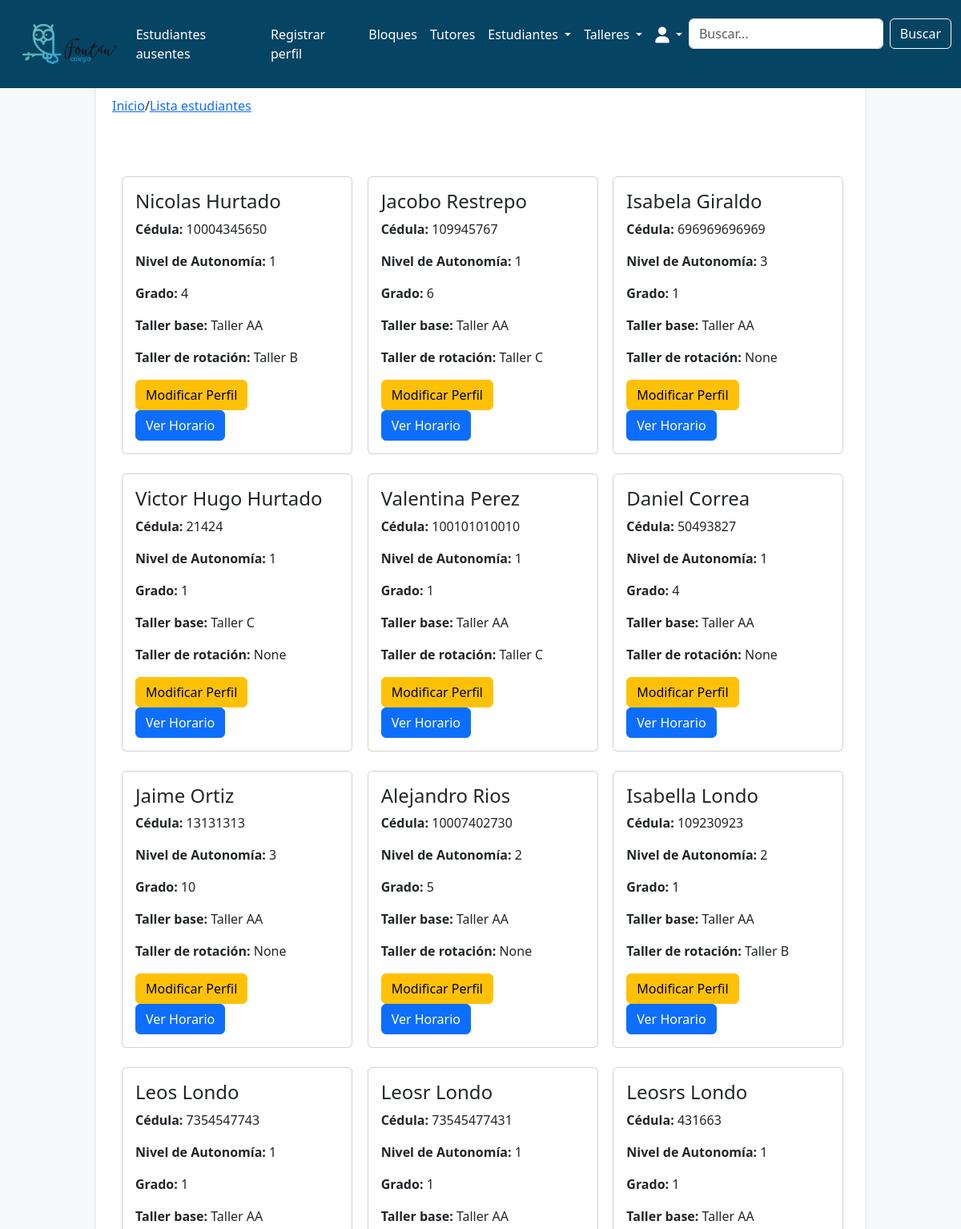
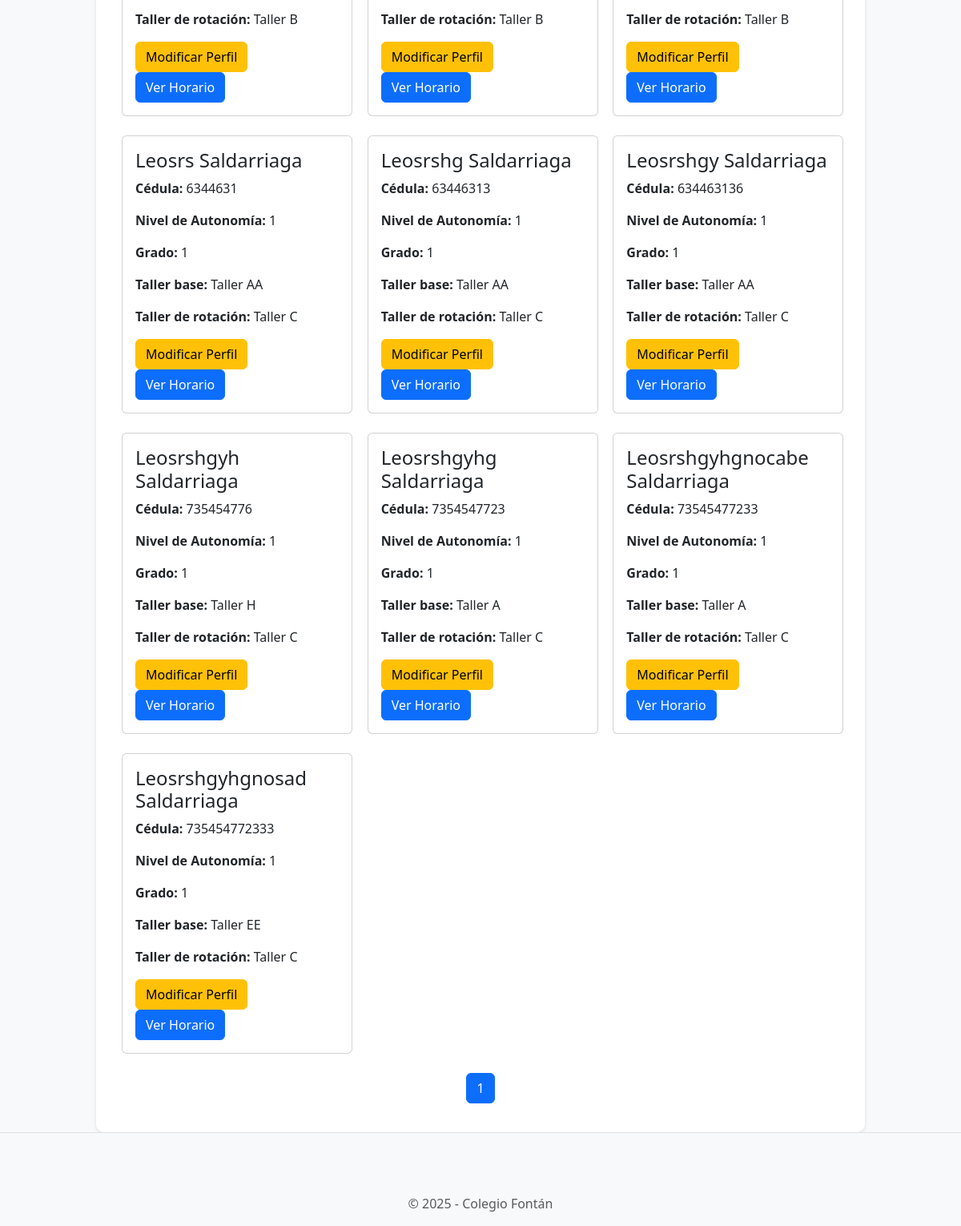
Screenshot of /students/student_list/ (signed in) with the database file from the repository (2 pictures, top to bottom).
### students/models.py (models this page shows, shortened)
class Student(models.Model):
    STATUS_CHOICES = [
        ('present', 'Presente'),
        ('absent', 'Ausente'),
        ('neutral', 'No llamado'),
    ]
    student_id = models.AutoField(primary_key=True)
    name = models.CharField(max_length=100)
    lastname = models.CharField(max_length=100)
    id_number = models.IntegerField(unique=True)
    autonomy_level = models.IntegerField(
        choices=[
            (1, 'Nivel 1'),
            (2, 'Nivel 2'),
            (3, 'Nivel 3'),
        ],
        default=1,
    )
    extended_vacation = models.BooleanField(default=False)
    grade = models.IntegerField(
        choices=[
            (1, '1'),
            (2, '2'),
            (3, '3'),
            (4, '4'),
            (5, '5'),
            (6, '6'),
            (7, '7'),
            (8, '8'),
            (9, '9'),
            (10, '10'),
            (11, '11'),
        ],
        default=1,
    )
    status = models.CharField(
        max_length=10,
        choices=STATUS_CHOICES,
        default='neutral'
    )
    workshop = models.ForeignKey('workshops.Workshop', on_delete=models.SET_NULL, null=True, blank=True)
    last_reset = models.DateTimeField(default=now)
    rotation_workshop = models.CharField(max_length=200, blank=True, null=True)

### workshops/models.py (models this page shows, shortened)
class Workshop(models.Model):
    WORKSHOP_TYPES = [
        ('primary', 'Primaria'),
        ('high_school', 'Bachillerato'),
        ('collective', 'Colectivo'),
    ]
    workshop_id = models.AutoField(primary_key=True)
    name = models.CharField(max_length=100, unique=True)
    tutor = models.ForeignKey(
        'tutors.Tutor',
        on_delete=models.SET_NULL,
        null=True,
        blank=True,
        related_name='workshops'  # Esta línea permite acceder a los talleres desde el tutor
    )
    max_capacity = models.IntegerField(default=25)
    type = models.CharField(
        max_length=20,
        choices=WORKSHOP_TYPES,
        default='primary'
    )

### students/views.py (the view)
# urls.py: path('student_list/', views.student_list, name='students.student_list'),
def student_list(request):
    query = request.GET.get('query', '').strip()  # Elimina espacios en blanco en la búsqueda
    workshops = Workshop.objects.all()
    if query:
        keywords = query.split()
        filters = Q()
        for keyword in keywords:
            filters |= Q(name__icontains=keyword) | Q(lastname__icontains=keyword)
        students = Student.objects.filter(filters)
    else:
        students = Student.objects.all()
    paginator = Paginator(students, 30)  # 30 estudiantes por página
    page_number = request.GET.get('page')  # Página actual
    page_obj = paginator.get_page(page_number)
    return render(request, 'students/student_list.html', {
        'workshops': workshops,
        'students': page_obj,  # Pasamos solo la página actual
        'query': query,
        'search_type': 'students',
    })

### students/templates/students/student_list.html (shortened to what this page needs)
{% extends 'base.html' %}
{% block breadcrumb %}
<a href="{% url 'home.home' %}">Inicio</a>
<span>/</span>
<a href="{% url 'students.student_list' %}">Lista estudiantes</a>
{% endblock %}
{% load static %}
{% block content %}
<div class="container">
  <div class="row row-cols-1 row-cols-md-3 g-4">
    {% if students %}
      {% for student in students %}
        <div class="col">
          <div class="card" style="width: 18rem;">
            <div class="card-body">
              <h4 class="card-title">{{ student.name }} {{ student.lastname }}</h4>
              <p class="card-text"><strong>Cédula:</strong> {{ student.id_number }}</p>
              <p class="card-text"><strong>Nivel de Autonomía:</strong> {{ student.autonomy_level }}</p>
              <p class="card-text"><strong>Grado:</strong> {{ student.grade }}</p>
              <p class="card-text"><strong>Taller base:</strong> {{ student.workshop.name }}</p>
              <p class="card-text"><strong>Taller de rotación:</strong> {{ student.rotation_workshop }}</p>
              <a href="{% url 'students.modify_student' student_id=student.student_id %}" class="btn btn-warning">Modificar Perfil</a>
              <a href="{% url 'student_schedule' student_id=student.student_id %}" class="btn btn-primary">Ver Horario</a>
            </div>
          </div>
        </div>
      {% endfor %}
    {% else %}
      <h2>No hay estudiantes disponibles</h2>
    {% endif %}
  </div>
  <nav aria-label="Navegación de páginas" class="mt-4">
    <ul class="pagination justify-content-center">
      {% for num in students.paginator.page_range %}
        <li class="page-item {% if students.number == num %}active{% endif %}">
          <a class="page-link" href="?page={{ num }}&query={{ query }}">{{ num }}</a>
        </li>
      {% endfor %}
    </ul>
  </nav>
</div>
{% endblock %}

### horariosfontanproyecto/templates/base.html (style rules this page uses)
body { background-color: #f8f9fa; }
.container { max-width: 960px; margin: 0 auto; }

### horariosfontanproyecto/templates/navbar.html (style rules this page uses)
:root { --primary-color: #064463; --secondary-color: #1C5471; --hover-color: #163E59; --text-color: #fff; --bg-color: #f9f9f9; }

### rows the page displays
Student: name "Nicolas", lastname "Hurtado", id_number "10004345650", autonomy_level "1", grade "4", workshop.name "Taller AA", rotation_workshop "Taller B"
Student: name "Jacobo", lastname "Restrepo", id_number "109945767", autonomy_level "1", grade "6", workshop.name "Taller AA", rotation_workshop "Taller C"
Student: name "Isabela", lastname "Giraldo", id_number "696969696969", autonomy_level "3", grade "1", workshop.name "Taller AA", rotation_workshop "None"
Student: name "Victor Hugo", lastname "Hurtado", id_number "21424", autonomy_level "1", grade "1", workshop.name "Taller C", rotation_workshop "None"
Student: name "Valentina", lastname "Perez", id_number "100101010010", autonomy_level "1", grade "1", workshop.name "Taller AA", rotation_workshop "Taller C"
Student: name "Daniel", lastname "Correa", id_number "50493827", autonomy_level "1", grade "4", workshop.name "Taller AA", rotation_workshop "None"
Student: name "Jaime", lastname "Ortiz", id_number "13131313", autonomy_level "3", grade "10", workshop.name "Taller AA", rotation_workshop "None"
Student: name "Alejandro", lastname "Rios", id_number "10007402730", autonomy_level "2", grade "5", workshop.name "Taller AA", rotation_workshop "None"
Student: name "Isabella", lastname "Londo", id_number "109230923", autonomy_level "2", grade "1", workshop.name "Taller AA", rotation_workshop "Taller B"
Student: name "Leos", lastname "Londo", id_number "7354547743", autonomy_level "1", grade "1", workshop.name "Taller AA", rotation_workshop "Taller B"
Student: name "Leosr", lastname "Londo", id_number "73545477431", autonomy_level "1", grade "1", workshop.name "Taller AA", rotation_workshop "Taller B"
Student: name "Leosrs", lastname "Londo", id_number "431663", autonomy_level "1", grade "1", workshop.name "Taller AA", rotation_workshop "Taller B"
Student: name "Leosrs", lastname "Saldarriaga", id_number "6344631", autonomy_level "1", grade "1", workshop.name "Taller AA", rotation_workshop "Taller C"
Student: name "Leosrshg", lastname "Saldarriaga", id_number "63446313", autonomy_level "1", grade "1", workshop.name "Taller AA", rotation_workshop "Taller C"
Student: name "Leosrshgy", lastname "Saldarriaga", id_number "634463136", autonomy_level "1", grade "1", workshop.name "Taller AA", rotation_workshop "Taller C"
Student: name "Leosrshgyh", lastname "Saldarriaga", id_number "735454776", autonomy_level "1", grade "1", workshop.name "Taller H", rotation_workshop "Taller C"
Student: name "Leosrshgyhg", lastname "Saldarriaga", id_number "7354547723", autonomy_level "1", grade "1", workshop.name "Taller A", rotation_workshop "Taller C"
Student: name "Leosrshgyhgnocabe", lastname "Saldarriaga", id_number "73545477233", autonomy_level "1", grade "1", workshop.name "Taller A", rotation_workshop "Taller C"
Student: name "Leosrshgyhgnosad", lastname "Saldarriaga", id_number "735454772333", autonomy_level "1", grade "1", workshop.name "Taller EE", rotation_workshop "Taller C"

### other values shown
{{ num }} "1"
